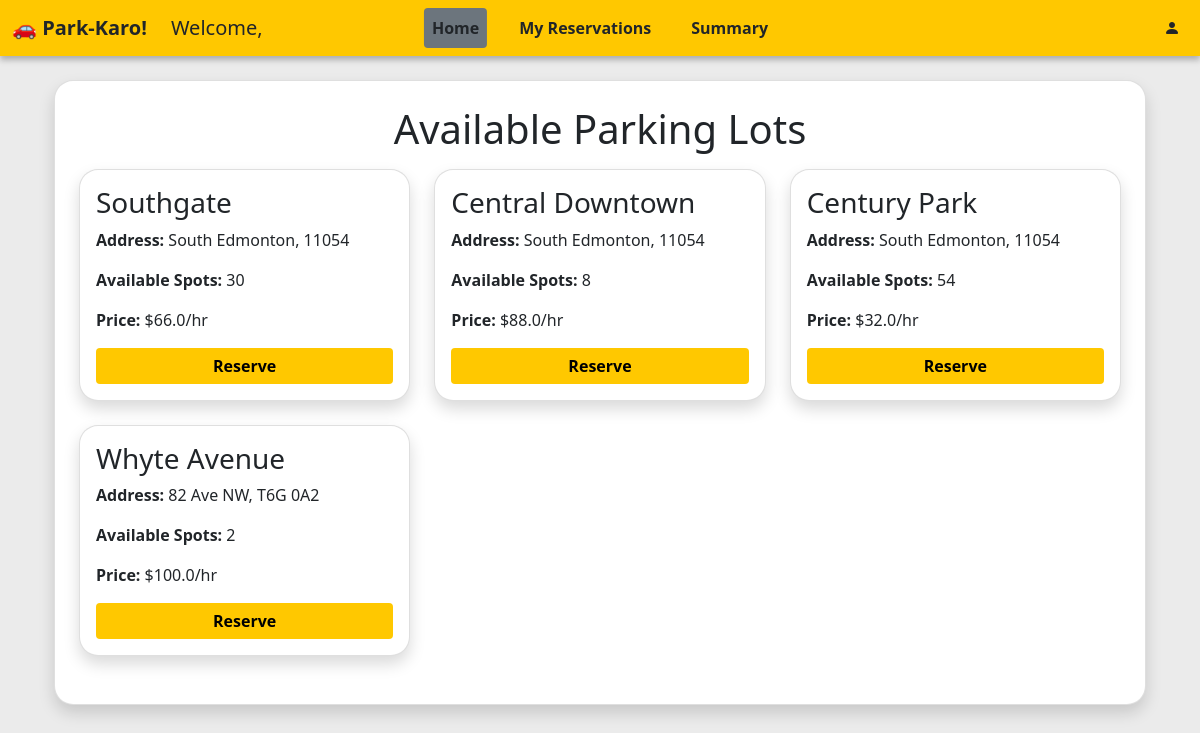
/user/dashboard, run on the app's committed database.
### models/lot.py (models this page shows)
class Lot(db.Model):
    __tablename__ = 'parkinglot'
    id = db.Column(db.Integer, primary_key=True)
    name = db.Column(db.String(50), nullable=False)
    price_per_hour = db.Column(db.Float, nullable=False)
    address = db.Column(db.String(200), nullable=False)
    pincode = db.Column(db.String(10), nullable=False)
    total_spots = db.Column(db.Integer, nullable=False)
    spots = db.relationship('Spot', backref='lot', lazy=True)

### controllers/auth.py (the view)
@api.route("/user/dashboard")
def user_dashboard():
    user_id = session.get("user_id")
    user = User.query.get(user_id)
    lots = Lot.query.all()
    user_lots = []
    for lot in lots:
        available_spot = Spot.query.filter_by(lot_id=lot.id, status=False).first()
        user_lots.append({
            "id": lot.id,
            "name": lot.name,
            "address": lot.address,
            "pincode": lot.pincode,
            "price_per_hour": lot.price_per_hour,
            "available_spots": Spot.query.filter_by(lot_id=lot.id, status=False).count(),
            "first_available_spot_id": available_spot.id if available_spot else None
        })
    return render_template("user/dashboard.html", lots=user_lots, user=user, is_admin=False)

### app.py (called while the page is built)
def create_app():
    app = Flask(__name__)
    app.config['SQLALCHEMY_DATABASE_URI'] = 'sqlite:///parking.db'
    app.config['SQLALCHEMY_TRACK_MODIFICATIONS'] = False
    app.secret_key = "shh-its-a-secret"
    db.init_app(app)
    from models import lot, spot, reserve, user
    with app.app_context():
        db.create_all()
        if not User.query.filter_by(id=0).first():
            db.session.add(User(
                id=0,
                name='admin',
                email='admin@email.com',
                password=generate_password_hash('admin'),
                is_admin=True,
            ))
            db.session.commit()
    app.register_blueprint(auth_api)
    @app.route("/")
    def home():
        return render_template("home.html")
    @app.context_processor
    def inject_request():
        return dict(request=request)
    return app

### templates/user/dashboard.html (shortened to what this page needs)
{% extends "dash_layout.html" %}
{% block content %}
<div class="container mt-4">
  <div class="card shadow rounded p-4">
    <h1 class="mb-3 fw-normal text-center">Available Parking Lots</h1>
    {% if lots %}
      <div class="row">
        {% for lot in lots %}
          <div class="col-md-4 mb-4">
            <div class="card shadow p-3 rounded spot-box">
              <h3>{{ lot.name }}</h3>
              <p><strong>Address:</strong> {{ lot.address }}, {{ lot.pincode }}</p>
              <p><strong>Available Spots:</strong> {{ lot.available_spots }}</p>
              <p><strong>Price:</strong> ${{ lot.price_per_hour }}/hr</p>
              {% if lot.first_available_spot_id %}
                <form action="{{ url_for('auth.book_spot', spot_id=lot.first_available_spot_id) }}" method="GET">
                  <button class="btn btn-warning w-100 fw-bold" type="submit">Reserve</button>
                </form>
              {% else %}
                <p class="text-danger">No spots available</p>
              {% endif %}
            </div>
          </div>
        {% endfor %}
      </div>
    {% else %}
      <p class="text-center">No parking lots found.</p>
    {% endif %}
  </div>
</div>
{% endblock %}

### templates/user/dashboard.html (style rules this page uses)
body { background-color: #ebebeb; }
.card { border-radius: 1.2rem !important; }
.card.shadow { box-shadow: 0 4px 12px rgba(0, 0, 0, 0.1); }
.btn-warning { background-color: #ffc800; border: none; }
.spot-box { border-radius: 0.5rem; }

### data on the page
Lot: name "Southgate", address "South Edmonton", pincode "11054", available_spots "30", price_per_hour "66.0"
Lot: name "Central Downtown", address "South Edmonton", pincode "11054", available_spots "8", price_per_hour "88.0"
Lot: name "Century Park", address "South Edmonton", pincode "11054", available_spots "54", price_per_hour "32.0"
Lot: name "Whyte Avenue", address "82 Ave NW", pincode "T6G 0A2", available_spots "2", price_per_hour "100.0"
